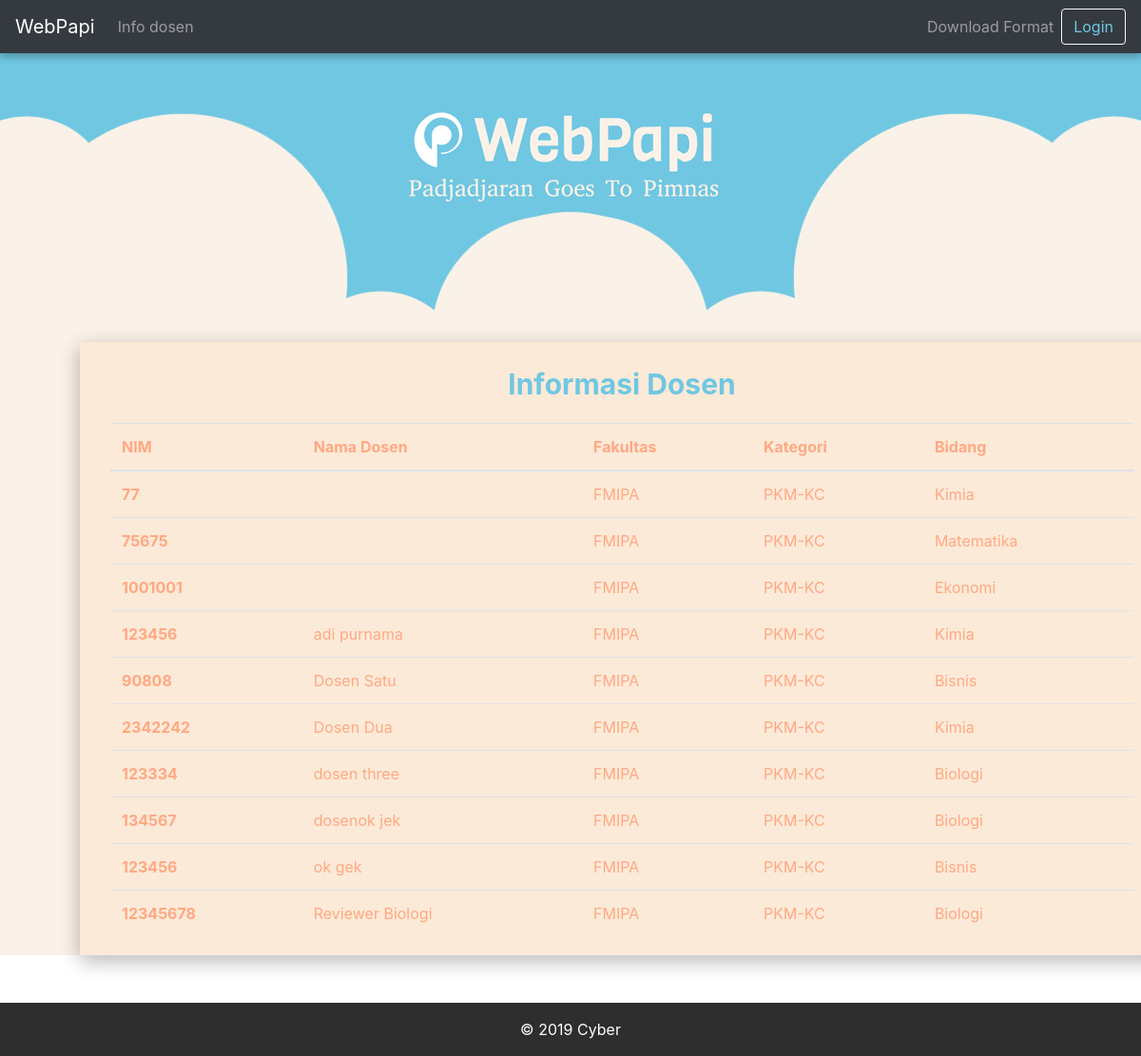
Before: /info-dosen/ with the older database file.
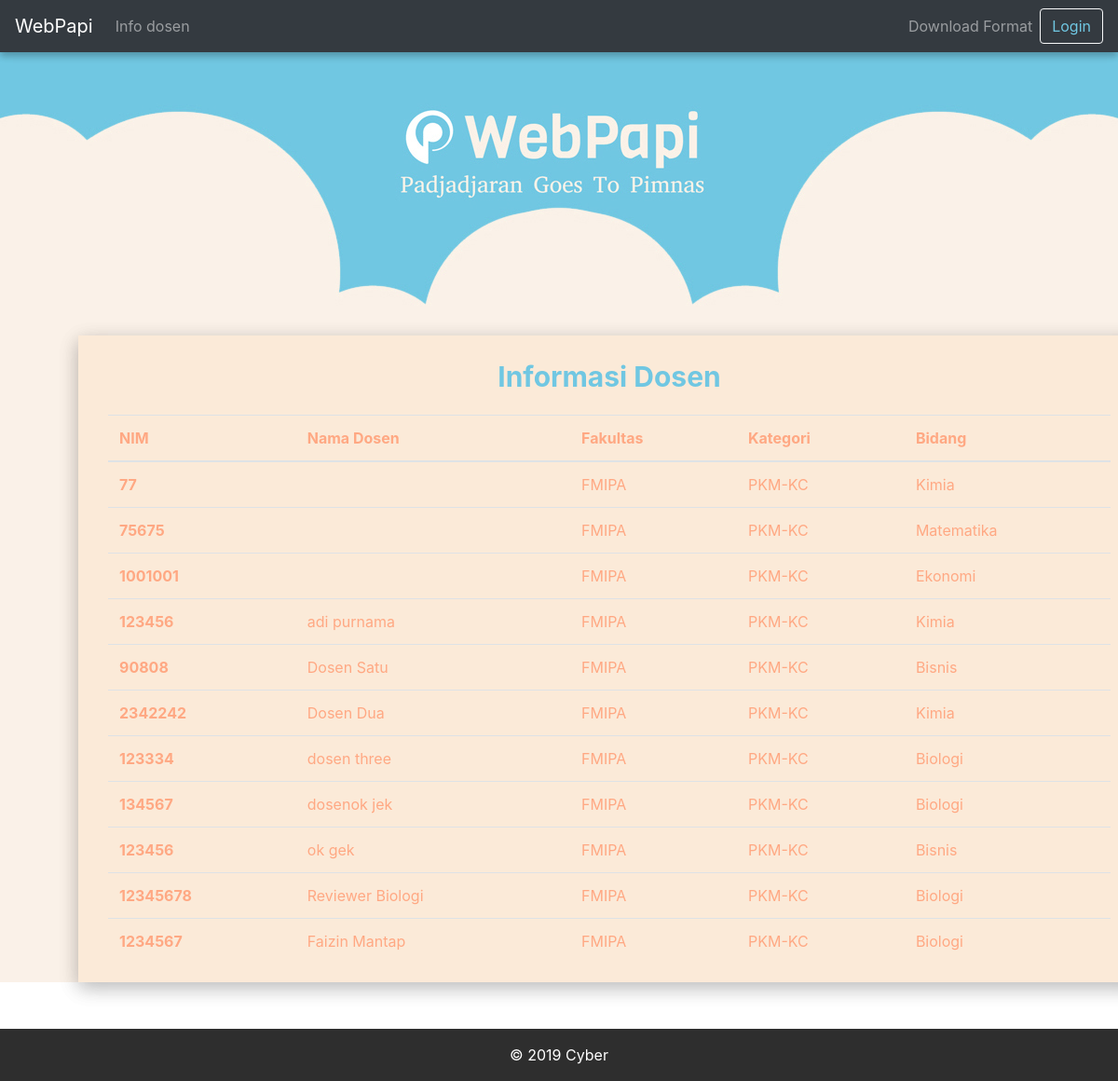
After: the same page with the newer database file.
### users/models.py (models this page shows, shortened)
class Dosen(models.Model):
    user = models.OneToOneField(
        User, on_delete=models.CASCADE, primary_key=True)
    nip = models.IntegerField(blank=True, null=True)
    bidang = models.ForeignKey(
        'papi.KategoriPKM', on_delete=models.CASCADE, default=1)
    fakultas = models.ForeignKey(
        'Fakultas', on_delete=models.CASCADE, default=1)

class Fakultas(models.Model):
    namaFakultas = models.CharField(max_length=10, default="")

class User(AbstractUser):
    is_student = models.BooleanField(default=False)
    is_teacher = models.BooleanField(default=False)
    kontak = models.CharField(max_length=13)
    username = None
    email = models.EmailField(unique=True, null=True)
    USERNAME_FIELD = 'email'
    REQUIRED_FIELDS = []
    objects = CustomUserManager()

### papi/models.py (models this page shows, shortened)
class KategoriPKM(models.Model):
    namaKategori = models.CharField(max_length=50)

### papi/views.py (the view)
# urls.py: path('info-dosen/', views.info_dosen, name='info-dosen'),
def info_dosen(request):
    dosen = Dosen.objects.all()
    context = {
        'dosen': dosen,
    }
    return render(request, 'papi/info_dosen.html', context)

### papi/templates/papi/info_dosen.html (shortened to what this page needs)
{% extends 'papi/base.html' %}
{% load static %}
{% block content %}
    <div class="container-fluid text-center" style="background-image: url({% static 'papi/img/Head.jpg' %});background-position: top;background-size: auto;">
        <div style="min-height: 330px;"></div>
    </div>
    <div class="login-clean" style="background-color: #FAF1E8;">
        <div class="container" style="min-width: 80%;background-color: #fbead8;margin-top: -50px;margin-bottom: 50px; box-shadow: 0 6px 20px 0 rgba(0, 0, 0, 0.15), 0 6px 20px 0 rgba(0, 0, 0, 0.15); margin-right: 10%; margin-left: 7%">
            <div class="illustration"></div>
            <div class="form-row">
                <div class="col">
                    <p class="text-center" style="color: #70c7e2;font-size: 30px;font-weight: bold;">Informasi Dosen<br></p>
                </div>
            </div>
            <div class="container">
                <div class="table-responsive">
                    <table class="table">
                        <thead>
                        <tr>
                            <th scope="col">NIM</th>
                            <th scope="col">Nama Dosen</th>
                            <th scope="col">Fakultas</th>
                            <th scope="col">Kategori</th>
                            <th scope="col">Bidang</th>
                        </tr>
                        </thead>
                        <tbody>
                        {% for dos in dosen %}
                            <tr>
                                <th scope="row">{{ dos.nip }}</th>
                                <td>{{ dos.user.first_name }} {{ dos.user.last_name }}</td>
                                <td>{{ dos.fakultas.namaFakultas }}</td>
                                <td>PKM-KC</td>
                                <td>{{ dos.bidang.namaKategori }}</td>
                            </tr>
                        {% endfor %}
                        </tbody>
                    </table>
                </div>
            </div>
        </div>
    </div>
{% endblock %}

Changed rows visible on the page:
added Dosen: nip "1234567", user.first_name "Faizin", user.last_name "Mantap", fakultas.namaFakultas "FMIPA", bidang.namaKategori "Biologi"
